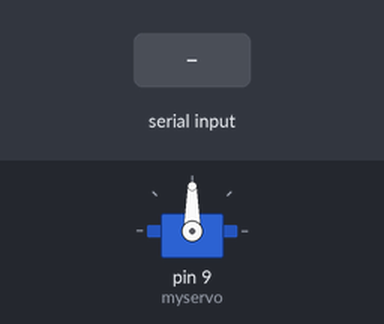
A sketch run on a simulated Arduino Uno, built with avr-gcc and run on an emulated ATmega328P. On the bench: servo. The test bench sets the inputs (shaded band).

Above: at 1.2 s.
1.3 s: "OPEN\n" received over Serial
At 2.0 s:
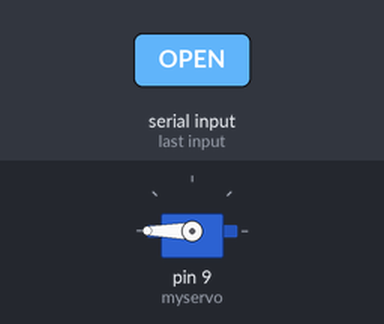
Timing chart, 0 to 5.8 s (numbered marks = the images above; inputs shaded):
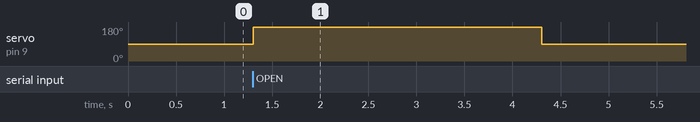

Measured:
- after the input at 1.3 s, servo on pin 9 (myservo): 90° → 180° at once, → 90° 3.0 s later

The sketch:

sketch_uber.ino
```cpp
#include <Servo.h>
#include <Servo.h>
Servo myservo;

void setup() {
  Serial.begin(9600);
  myservo.attach(9);
  myservo.write(90);  // stop at start
}

void loop() {
  if (Serial.available()) {
    String cmd = Serial.readStringUntil('\n');

    if (cmd == "OPEN") {
      myservo.write(180);   // spin full speed
      delay(3000);          // spin for 3 seconds
      myservo.write(90);    // stop
    }
  }
}
```
